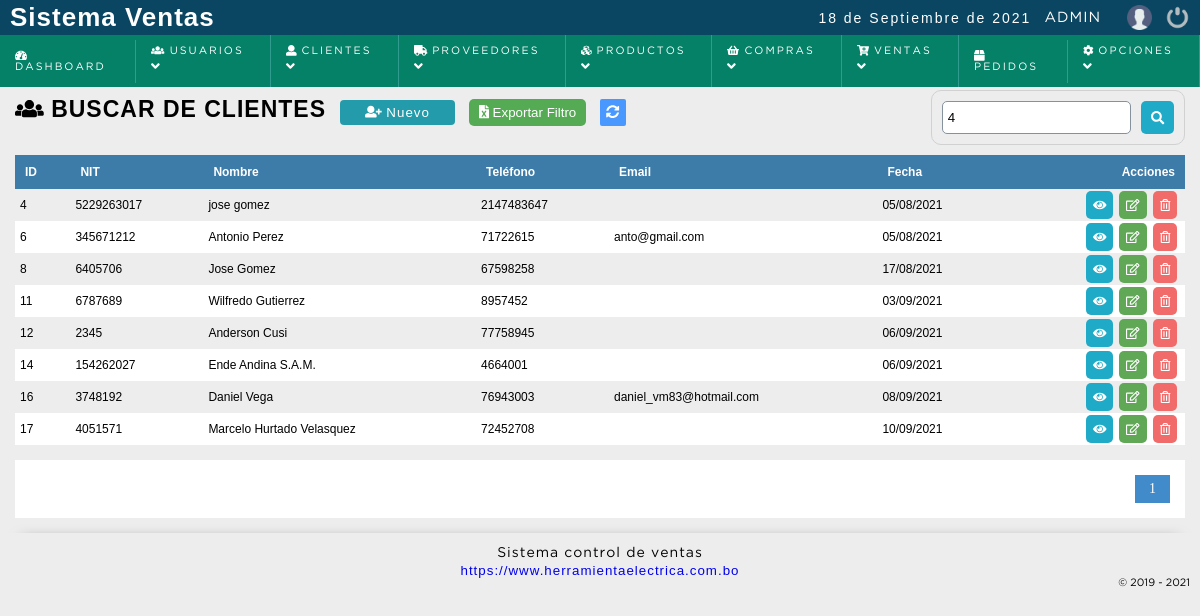
The app's page /sistema/clientes/buscar_cliente.php?busqueda=4 (signed in), older data.
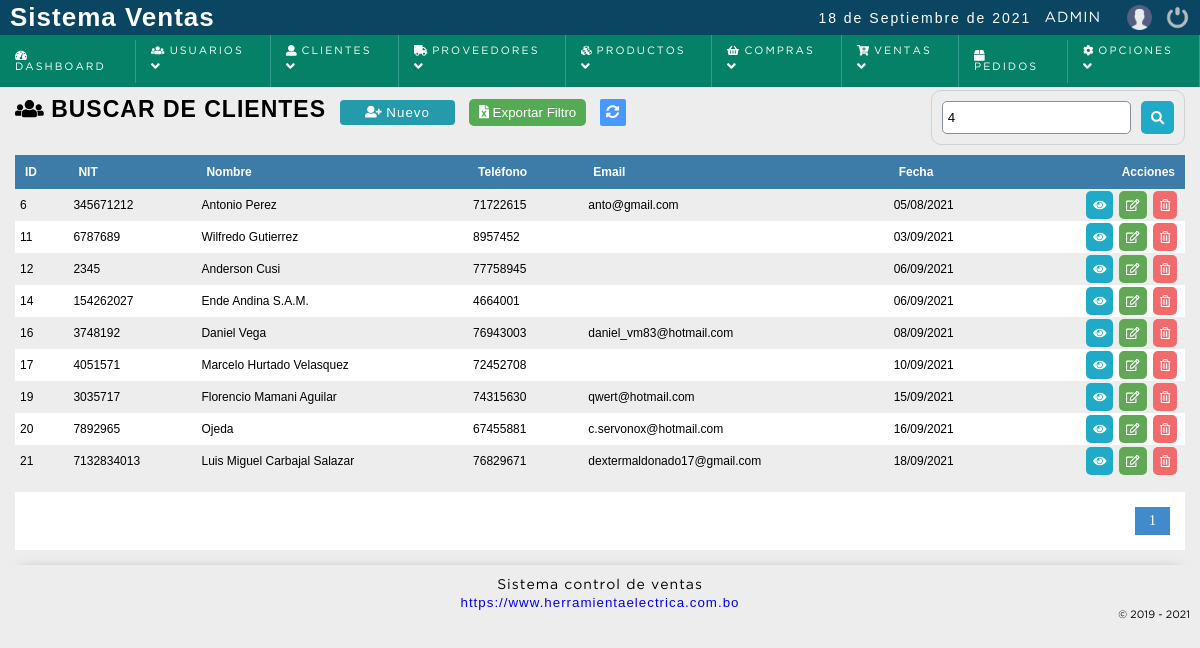
The same page, newer data.
### tables this page shows
CREATE TABLE `cliente` (
  `idcliente` int(11) NOT NULL,
  `nit` varchar(20) NOT NULL,
  `nombre` varchar(80) DEFAULT NULL,
  `telefono` int(11) DEFAULT NULL,
  `correo` varchar(100) NOT NULL,
  `clave` varchar(255) NOT NULL,
  `cod_temp` varchar(200) NOT NULL,
  `direccion` text DEFAULT NULL,
  `dateadd` datetime NOT NULL DEFAULT current_timestamp(),
  `usuario_id` int(11) NOT NULL,
  `estatus` int(11) NOT NULL DEFAULT 1
);

### sistema/includes/functions.php (called while the page is built, shortened)
<?php
	function decrypt($string, $key) {
	   $result = '';
	   $string = base64_decode($string);
	   for($i=0; $i<strlen($string); $i++) {
	      $char = substr($string, $i, 1);
	      $keychar = substr($key, ($i % strlen($key))-1, 1);
	      $char = chr(ord($char)-ord($keychar));
	      $result.=$char;
	   }
	   return $result;
	}
 ?>

### sistema/clientes/buscar_cliente.php (the view, shortened to what this page needs)
<?php
	include "../../conexion.php";
	$busqueda = strtolower($_REQUEST['busqueda']);
	$sql_registe = mysqli_query($conection,"SELECT COUNT(*) as total_registro FROM cliente
														WHERE ( idcliente LIKE '%$busqueda%' OR
																nit LIKE '%$busqueda%' OR
																nombre LIKE '%$busqueda%' OR
																telefono LIKE '%$busqueda%' OR
																correo LIKE '%$busqueda%'
														   )
														AND estatus = 1  ");
	$result_register = mysqli_fetch_array($sql_registe);
	$total_registro = $result_register['total_registro'];
	$por_pagina = 150;
	if(empty($_GET['pagina']))
	{
		$pagina = 1;
	}else{
		$pagina = $_GET['pagina'];
	}
	$desde = ($pagina-1) * $por_pagina;
	$total_paginas = ceil($total_registro / $por_pagina);
	$queryFiltro = "SELECT idcliente,
							nit,
							nombre,
							telefono,
							correo,
                            direccion,
							DATE_FORMAT(dateadd, '%d/%m/%Y') as fecha_registro,
							estatus FROM cliente WHERE
								( idcliente LIKE '%$busqueda%' OR
									nit LIKE '%$busqueda%' OR
									nombre LIKE '%$busqueda%' OR
									telefono LIKE '%$busqueda%' OR
									correo LIKE  '%$busqueda%' )
								AND
								estatus = 1 ORDER BY idcliente ASC LIMIT $desde,$por_pagina";
	$query = mysqli_query($conection,$queryFiltro);
 ?>
<!DOCTYPE html>
<html lang="en">
<head>
	<?php include "../includes/scripts.php"; ?>
</head>
<body>
	<?php include "../includes/header.php"; ?>
	<section id="container">
		<h1> <i class="fas fa-users"></i> Buscar de clientes</h1>
		<a href="registro_cliente.php" class="btn_new"><i class="fas fa-user-plus"></i> Nuevo </a>
		<?php
			if($result > 0 and ($_SESSION['rol'] == 1 or $_SESSION['rol'] == 2)){
		?>
		<form action="exportar.php" method="post" class="formExport" >
			<button type="submit" class="bntExport">  <i class="fas fa-file-excel"></i> Exportar Filtro</button>
		</form>
		<?php } ?>
		<a href="index.php" class="btnRefresh"><i class="fas fa-sync-alt" title="Actualizar"></i></a>
		<form action="buscar_cliente.php" method="get" class="form_search">
			<input type="text" name="busqueda" id="busqueda" placeholder="Buscar" value="<?php echo $busqueda; ?>">
			<button type="submit" class="btn_search"><i class="fas fa-search"></i></button>
		</form>
	<div class="containerTable">
		<table>
			<tr>
				<th>ID</th>
				<th><?= strtoupper(IDENTIFICACION_TRIBUTARIA); ?></th>
				<th>Nombre</th>
				<th>Teléfono</th>
				<th>Email</th>
				<th>Fecha</th>
				<th class="textright">Acciones</th>
			</tr>
		<?php
			if($result > 0){
				while ($data = mysqli_fetch_array($query)) {
			?>
				<tr id="item_<?php echo $data["idcliente"]; ?>">
					<td><?php echo $data["idcliente"]; ?></td>
					<td><?php echo $data["nit"]; ?></td>
					<td><?php echo $data["nombre"]; ?></td>
					<td><?php echo ($data["telefono"] != 0) ? $data["telefono"] : '-'; ?></td>
					<td><?php echo $data["correo"]; ?></td>
					<td><?php echo $data["fecha_registro"]; ?></td>
					<td class="textright">
						<div class="div_acciones">
							<div>
								<a href="#" class="btn_view btnInfoCliente" title="Ver datos"><i class="fas fa-eye"></i></a>
							</div>
							<div>
								<a class="btn_edit" href="editar_cliente.php?id=<?php echo $data["idcliente"]; ?>" title="Editar"><i class="far fa-edit"></i></a>
							</div>
							<?php if($_SESSION['rol'] == 1 || $_SESSION['rol'] == 2){ ?>
							<div>
								<a class="btn_del" href="eliminar_confirmar_cliente.php?id=<?php echo $data["idcliente"]; ?>" title="Eliminar"><i class="far fa-trash-alt"></i></a>
							</div>
							<?php } ?>
						</div>
					</td>
				</tr>
		<?php
				}
			}else{
				echo '<tr><td colspan="7" align="center"><p><strong>No hay datos para mostrar</strong></p></td></tr>';
			}
		 ?>
		</table>
	</div>
<?php
	if($total_registro != 0)
	{
 ?>
		<div class="paginador">
			<ul>
			<?php
				for ($i=1; $i <= $total_paginas; $i++) {
					if($i == $pagina)
					{
						echo '<li class="pageSelected">'.$i.'</li>';
					}else{
						echo '<li><a href="?pagina='.$i.'&busqueda='.$busqueda.'">'.$i.'</a></li>';
					}
				}
			 ?>
			</ul>
		</div>
<?php } ?>
	</section>
	<?php include "../includes/footer.php"; ?>
</body>
</html>

Row changes from the older to the newer data that the page shows:
no longer on this page (row edited): cliente: idcliente "4", nit "5229263017", nombre "jose gomez", telefono "2147483647", fecha_registro "05/08/2021"
no longer on this page (row edited): cliente: idcliente "8", nit "6405706", nombre "Jose Gomez", telefono "67598258", fecha_registro "17/08/2021"
added cliente: idcliente "19", nit "3035717", nombre "Florencio Mamani Aguilar", telefono "74315630", correo "qwert@hotmail.com", fecha_registro "15/09/2021"
added cliente: idcliente "20", nit "7892965", nombre "Ojeda", telefono "67455881", correo "c.servonox@hotmail.com", fecha_registro "16/09/2021"
added cliente: idcliente "21", nit "7132834013", nombre "Luis Miguel Carbajal Salazar", telefono "76829671", correo "dextermaldonado17@gmail.com", fecha_registro "18/09/2021"
